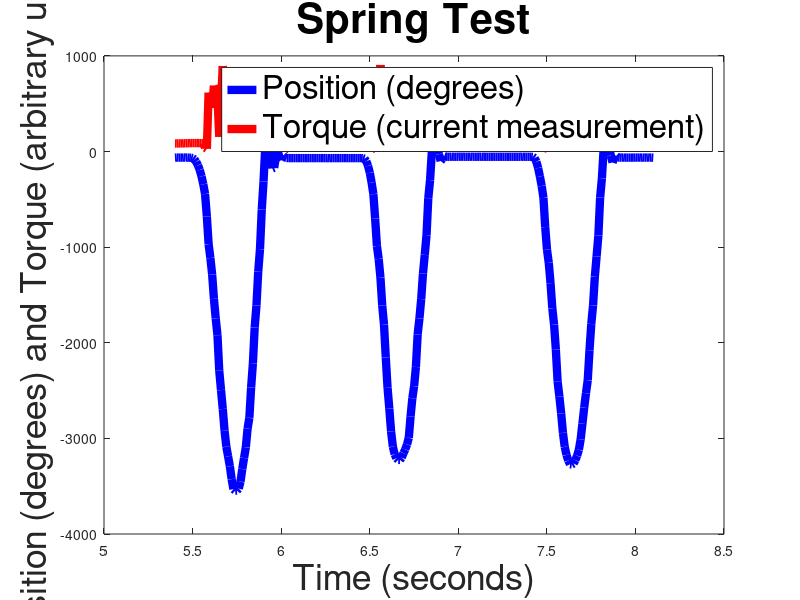

Write MATLAB code to recreate this figure.


load MP2Data
all_time = linspace(0,100,10000);
linewidth = 6;
label_fontsize = 26;
title_fontsize = 30;

% plot 1: spring!
time = all_time(1:2688); % just the length of the data
% now, trim to just the interesting section
%5.4 to 8.1 seconds
% indecies 541 to 811
time_temp = time(541:811);
position_temp = spring_position(541:811);
torque_temp = spring_torque(541:811);
% plotting the full data, just for initial visualization
%plot(time, spring_position, 'b', 'linewidth', linewidth)
%hold on;
%plot(time, spring_torque, 'r', 'linewidth', linewidth)

% now, plot the interesting section
plot(time_temp, position_temp, 'b', 'linewidth', linewidth)
hold on;
plot(time_temp, torque_temp, 'r', 'linewidth', linewidth)
xlabel('Time (seconds)', 'fontsize', label_fontsize)
ylabel('Position (degrees) and Torque (arbitrary units)', 'fontsize', label_fontsize)
title('Spring Test', 'fontsize', title_fontsize)
myLegend = legend('Position (degrees)', 'Torque (current measurement)');
set(myLegend, 'fontsize', 24)

clear time; clear time_temp; clear position_temp; clear torque_temp;

